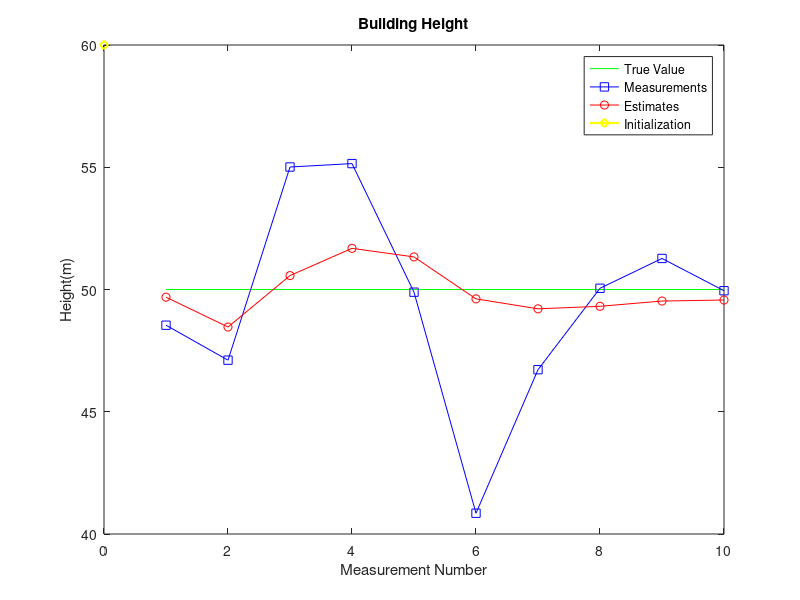
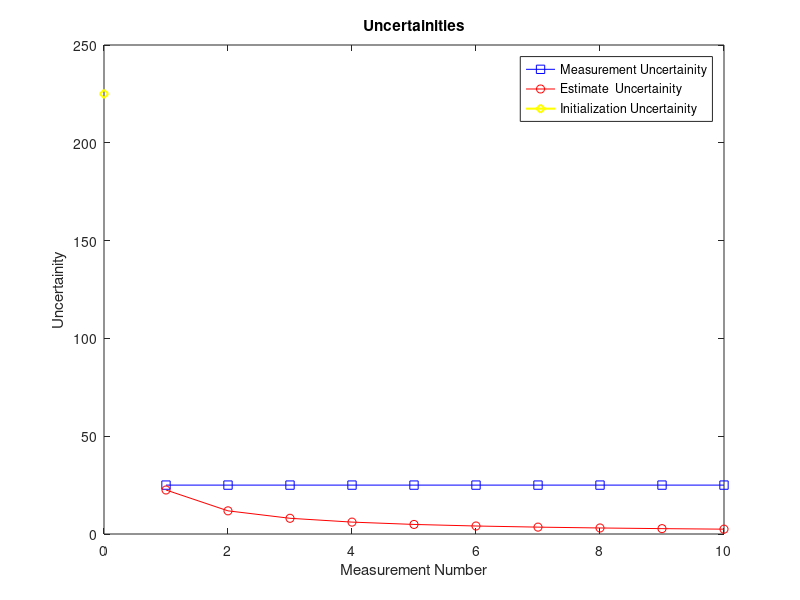
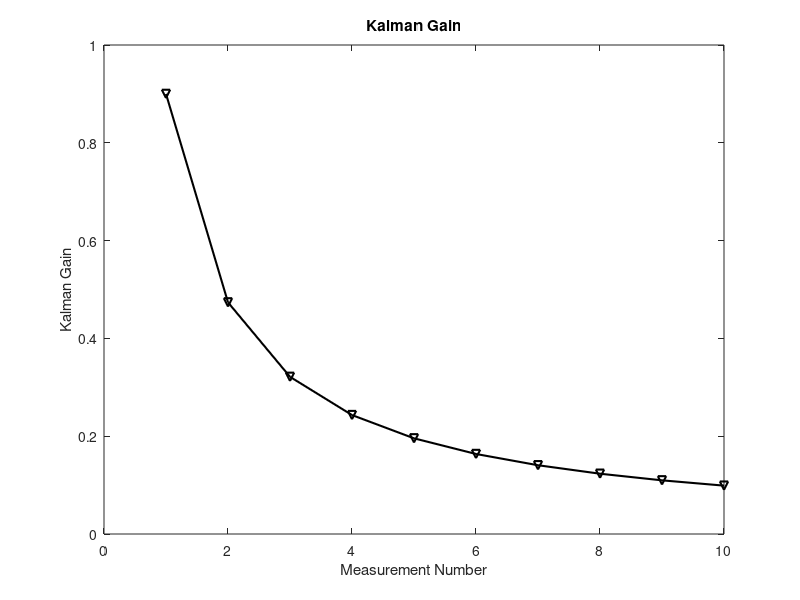

Reproduce these figures in MATLAB, in order.
%True Value of hieght
H=50;
%initialise values
x_init=60;
p_init=225;

z=load('Building.txt'); %measurements
n=size(z,2); %Number of Samples provided in the file

x_est=zeros(1,n); %Height estimates of building
p_est=zeros(1,n); %estimates of uncertainity in estimates

x_pred=zeros(1,n); %predicted estimates height of building before measurement
p_pred=zeros(1,n); %predicted estimates of uncertainity in estimates before measurement

altimeter_uncertainity=25; %Measurement uncertainity
r=zeros(1,n)+altimeter_uncertainity; %Broadcasting to entire array
K=zeros(1,n); %Kalman gain

%Initial prediction values
x_temp=x_init;
p_temp=p_init;

%x_temp and p_temp changes carries predicted from one iteration to next for
%ease of implementation. We save prediction for next state into x_temp and
%p_temp and for the purposes of debugging and plotting save those values in
%the prediction arrays, we don't need them otherwise.

for i = 1:n
    %Save temporary predicted estimates
    x_pred(i)=x_temp;
    p_pred(i)=p_temp;
    %Measure z(i)
    %Update
    K(i)=p_pred(i)/(p_pred(i)+r(i))          %Kalman Gain calculation,
    x_est(i)=x_pred(i)+K(i)*(z(i)-x_pred(i)) %Estimating the current state, 
    p_est(i)=(1-K(i))*p_pred(i)              %Update current state Uncertainity
    %Predict
    x_temp=x_est(i);                         %Constant Dynamics
    p_temp=p_est(i);                         %Extrapolated estimate uncertainty
end

%Visualizing the data
figure
plot(1:n,H*ones(1,n),'g',1:n,z,'b-s',1:n,x_est,'r-o',0,x_init,'y-d','LineWidth',1.5);
legend('True Value','Measurements','Estimates','Initialization');
title('Building Height')
xlabel('Measurement Number')
ylabel('Height(m)')
figure
plot(1:n,r,'b-s',1:n,p_est,'r-o',0,p_init,'y-d','LineWidth',1.5);
legend('Measurement Uncertainity','Estimate  Uncertainity','Initialization Uncertainity');
title('Uncertainities')
xlabel('Measurement Number')
ylabel('Uncertainity')
figure
plot(1:n,K,'k-v','LineWidth',1.5);
title('Kalman Gain')
xlabel('Measurement Number')
ylabel('Kalman Gain')
pause;
close all;